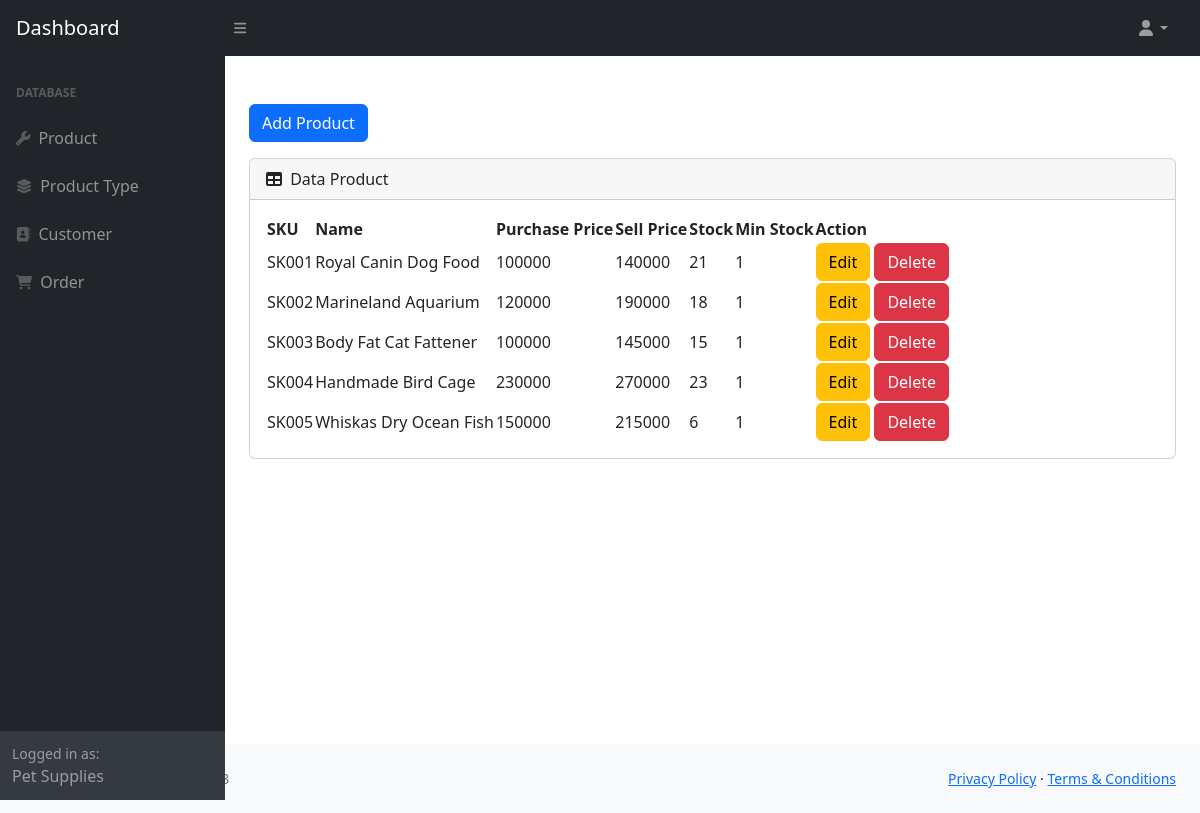
Page /backend/product.php on the committed database.
### tables this page shows
CREATE TABLE `product` (
  `id` int(11) NOT NULL,
  `sku` varchar(45) DEFAULT NULL,
  `name` varchar(45) DEFAULT NULL,
  `purchase_price` int(11) DEFAULT NULL,
  `sell_price` int(11) DEFAULT NULL,
  `stock` int(11) DEFAULT 0,
  `min_stock` int(11) DEFAULT 0,
  `product_type_id` int(11) NOT NULL,
  `restock_id` int(11) NOT NULL
);

### backend/product.php (the view)
<?php include_once 'templates/header.php'; ?>
<?php include_once 'templates/navbar.php'; ?>
<a href="product_add.php" class="btn btn-primary btn-md mb-3">Add Product</a>
<div class="card mb-4">
    <div class="card-header d-flex justify-content-between align-items-center">
        <div class="">
            <i class="fas fa-table me-1"></i>
            Data Product
        </div>
    </div>
    <div class="card-body">
        <table id="datatablesSimple">
            <thead>
                <tr>
                    <th>SKU</th>
                    <th>Name</th>
                    <th>Purchase Price</th>
                    <th>Sell Price</th>
                    <th>Stock</th>
                    <th>Min Stock</th>
                    <th>Action</th>
                </tr>
            </thead>
            <tbody>
                <?php foreach ($products as $p) : ?>
                    <tr>
                        <td><?= $p["sku"]; ?></td>
                        <td><?= $p["name"]; ?></td>
                        <td><?= $p["purchase_price"]; ?></td>
                        <td><?= $p["sell_price"]; ?></td>
                        <td><?= $p["stock"]; ?></td>
                        <td><?= $p["min_stock"]; ?></td>
                        <td>
                            <a href="product_edit.php?&id=<?= $p['id']; ?>" class="btn btn-warning">Edit</a>
                            <a href="product_delete.php?&id=<?= $p['id']; ?>" class="btn btn-danger">Delete</a>
                        </td>
                    </tr>
                <?php endforeach; ?>
            </tbody>
        </table>
    </div>
</div>
<?php include_once 'templates/footer.php' ?>

### rows in the picture
product: sku "SK001", name "Royal Canin Dog Food", purchase_price "100000", sell_price "140000", stock "21", min_stock "1"
product: sku "SK002", name "Marineland Aquarium", purchase_price "120000", sell_price "190000", stock "18", min_stock "1"
product: sku "SK003", name "Body Fat Cat Fattener", purchase_price "100000", sell_price "145000", stock "15", min_stock "1"
product: sku "SK004", name "Handmade Bird Cage", purchase_price "230000", sell_price "270000", stock "23", min_stock "1"
product: sku "SK005", name "Whiskas Dry Ocean Fish", purchase_price "150000", sell_price "215000", stock "6", min_stock "1"
